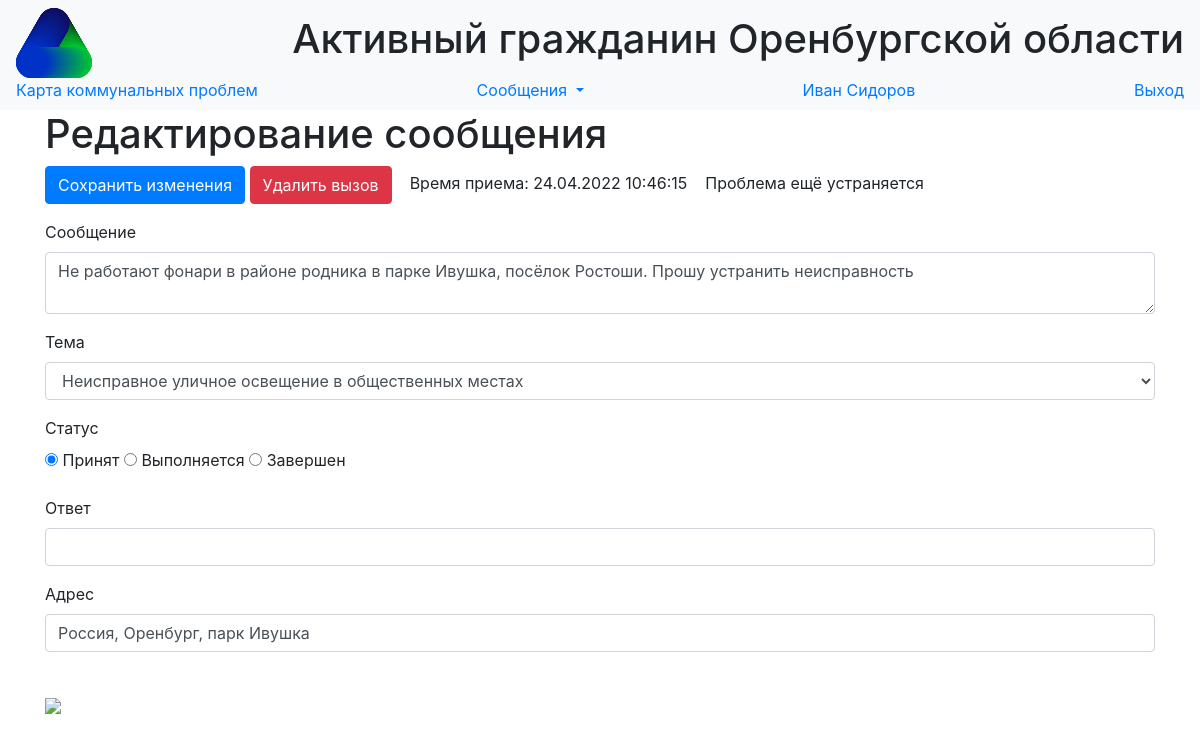
/calls/7 (signed in), run on the app's committed database.
### data/users.py (models this page shows, shortened)
class User(SqlAlchemyBase, UserMixin,SerializerMixin):
    __tablename__ = 'users'
    id = sqlalchemy.Column(sqlalchemy.Integer,
                           primary_key=True, autoincrement=True)
    surname = sqlalchemy.Column(sqlalchemy.String, nullable=True)
    name = sqlalchemy.Column(sqlalchemy.String, nullable=True)
    position = sqlalchemy.Column(sqlalchemy.String, nullable=True)
    locality = sqlalchemy.Column(sqlalchemy.String, nullable=True)
    email = sqlalchemy.Column(sqlalchemy.String,
                              index=True, unique=True, nullable=True)
    hashed_password = sqlalchemy.Column(sqlalchemy.String, nullable=True)
    modified_date = sqlalchemy.Column(sqlalchemy.DateTime,
                                      default=datetime.datetime.now)

### data/calls.py (models this page shows, shortened)
class Call(SqlAlchemyBase, SerializerMixin):
    __tablename__ = 'calls'
    id = sqlalchemy.Column(sqlalchemy.Integer,
                           primary_key=True, autoincrement=True)
    message = sqlalchemy.Column(sqlalchemy.String, nullable=True)
    address = sqlalchemy.Column(sqlalchemy.String, nullable=True)
    point = sqlalchemy.Column(sqlalchemy.String, nullable=True)
    service = sqlalchemy.Column(sqlalchemy.String, nullable=True)
    status = sqlalchemy.Column(sqlalchemy.String, nullable=True)
    call_time = sqlalchemy.Column(sqlalchemy.DateTime,
                                  default=datetime.datetime.utcnow())
    finish_time = sqlalchemy.Column(sqlalchemy.DateTime,
                                    nullable=True)
    answer = sqlalchemy.Column(sqlalchemy.String, nullable=True)

### main.py (the view, shortened to what this page needs)
@app.route('/calls/<int:call_id>', methods=['GET', 'POST'])
@login_required
def edit_call(call_id):
    form = EditCallForm()
    if request.method == "GET":
        db_sess = db_session.create_session()
        call = db_sess.query(Call).filter(Call.id == call_id).first()
        if call:
            form.message.data = call.message
            form.address.data = call.address
            form.service.data = call.service
            form.status.data = call.status
            form.answer.data = call.answer
            form.call_id.data = call.id
            form.call_time.data = call.call_time
            form.finish_time.data = call.finish_time
            if call.point:
                x, y = call.point.split()
                form.point.data = f"{x},{y}"
        else:
            abort(404)
    return render_template('edit_call.html',
                           title='Редактирование вызова',
                           form=form
                           )

### forms/editcallform.py
class EditCallForm(FlaskForm):
    message = TextAreaField('Сообщение', validators=[DataRequired(message="Поле 'сообщение' не может быть пустым")])
    address = StringField('Адрес', validators=[DataRequired(message="Поле 'адрес' не может быть пустым"),
                                                            AddressRequired(unique=True)])
    service = SelectField(u'Тема',
                          choices=
                          [(x, x) for x in translateT.values()])
    status = RadioField('Статус',
                        choices=[('received', 'Принят'), ('serviced', 'Выполняется'), ('finished', 'Завершен')])
    answer = StringField('Ответ')
    call_time = DateTimeField('Время вызова')
    finish_time = DateTimeField('Время завершения')
    call_id = IntegerField('ID')
    point = StringField('Point')
    submit = SubmitField('Cохранить изменения')

### data/db_session.py (called while the page is built)
def create_session() -> Session:
    global __factory
    return __factory()

### main.py (called while the page is built)
@login_manager.user_loader
def load_user(user_id):
    db_sess = db_session.create_session()
    return db_sess.query(User).get(user_id)

### templates/edit_call.html (shortened to what this page needs)
{% extends "base.html" %}
{% block content %}
<h1> Редактирование сообщения </h1>
<form action="" method="post">
    <p>{{ form.submit(type="submit", class="btn btn-primary") }}
        <a href="/delete_call/{{ form.call_id.data }}" class="btn btn-danger"> Удалить вызов </a> &nbsp;&nbsp;
        Время приема: {{ moment(form.call_time.data).format("DD.MM.YYYY HH:mm:ss") }} &nbsp;&nbsp;
        {% if form.status.data == "finished" %}
            Время завершения: {{ moment(form.finish_time.data).format("DD.MM.YYYY HH:mm:ss") }}
        {% else %}
            Проблема ещё устраняется
        {% endif %}
    </p>
    <p>
        {{ form.message.label }}<br>
        {{ form.message(class="form-control") }}
    </p>
    <p>
        {{ form.service.label }}<br>
        {{ form.service(class="form-control") }}
    </p>
    <p>
        {{ form.status.label }}<br>
        {% for subfield in form.status %}
            <tr>
                <td>{{ subfield }}</td>
                <td>{{ subfield.label }}</td>
            </tr>
        {% endfor %}
    </p>
    <p>
        {{ form.answer.label }}<br>
        {{ form.answer(class="form-control") }}
    </p>
    <p>
        {{ form.address.label }}<br>
        {{ form.address(class="form-control") }}
        <br>
    </p>
    <p>
        {% if form.point %}
            <img src="https://static-maps.yandex.ru/1.x/?ll={{form.point.data}}&size=300,300&z=16&l=map&pt={{form.point.data}},comma">
        {% endif %}
    </p>
</form>
{% endblock %}

### templates/base.html (shortened to what this page needs)
<!DOCTYPE html>
<html lang="en">
<head>
    <link rel="stylesheet" href="../static/css/bootstrap.min.css">
    <link rel="stylesheet" type="text/css" href="../static/css/style.css" />
</head>
  <body>
    <header>
      <nav class="navbar navbar-light bg-light">
          <img src="/static/favicon.svg" height = "70px">
          <h1>Активный гражданин Оренбургской области </h1>
          <a class="nav-brand" href="/map">Карта коммунальных проблем</a>
          {% if current_user.is_authenticated %}
          <div class="nav-item dropdown">
          <a class="nav-brand dropdown-toggle" href="#" id="navbarDropdownMenuLink" role="button"
             data-toggle="dropdown" aria-haspopup="true" aria-expanded="false"> Сообщения </a>
          </div>
          <a class="navbar-link" href="/users/{{current_user.id}}">{{current_user.name}} {{current_user.surname}}</a>
          <a class="navbar-link" href="/logout">Выход</a>
          {% else %}
            <p>
                <a class="btn btn-success" href="/login">Войти</a>
                <a class="btn btn-primary " href="/register">Зарегистрироваться</a>
            </p>
          {% endif %}
      </nav>
    </header>
    <main role="main" class="container">
        {% block content %}
        {% endblock %}
    </main>
  </body>
</html>

### data on the page
User: name "Иван", surname "Сидоров"
Call: call_time "24.04.2022 10:46:15", message "Не работают фонари в районе родника в парке Ивушка, посёлок Ростоши. Прошу устранить неисправность", service "Неисправное уличное освещение в общественных местах", address "Россия, Оренбург, парк Ивушка"

### other printed values
{{ subfield.label }} "Принят" "Выполняется" "Завершен"
